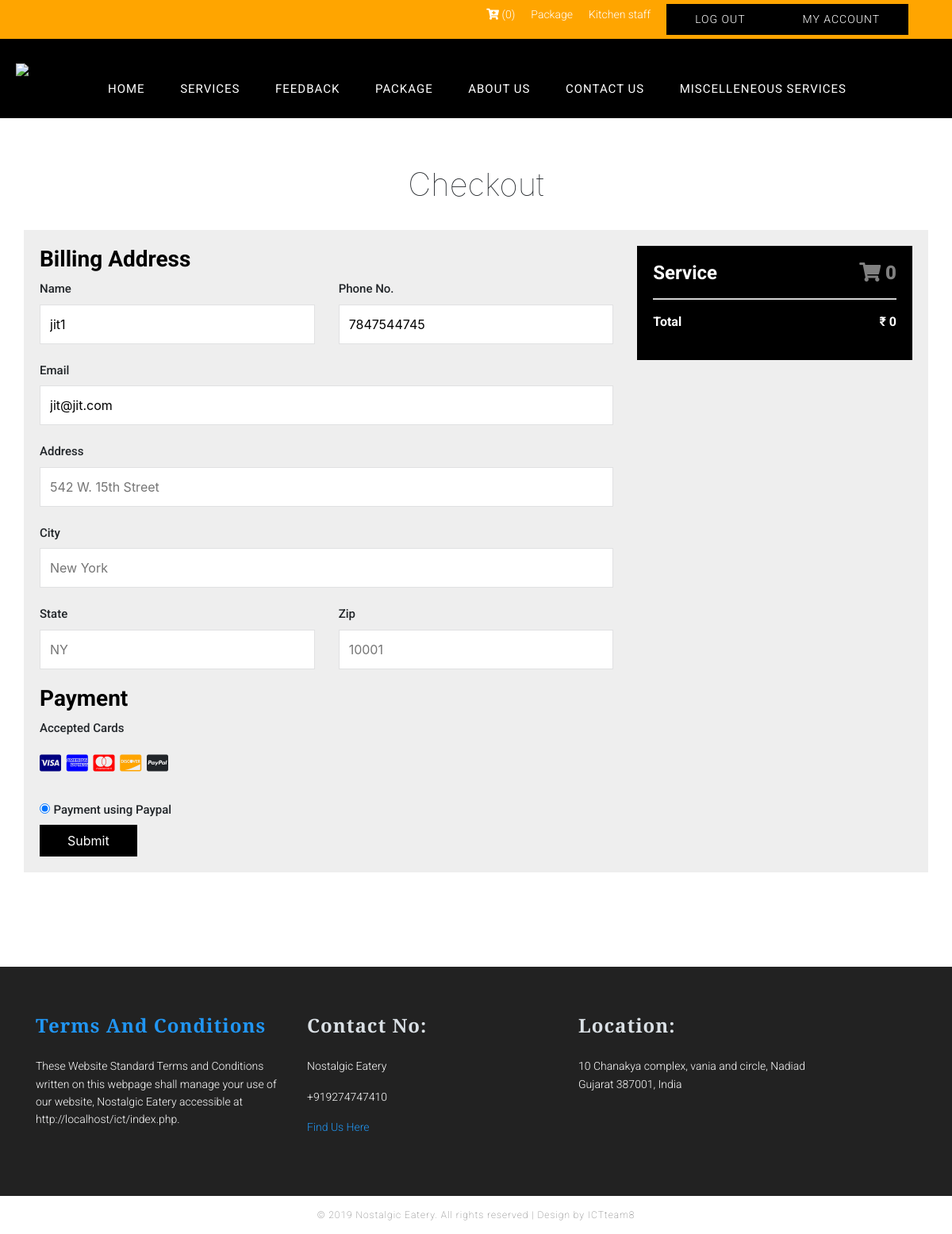
Screenshot of /checkout_service.php (signed in) with the database file from the repository.
### tables this page shows
CREATE TABLE `address` (
  `id` int(11) NOT NULL,
  `user_id` int(10) UNSIGNED DEFAULT NULL,
  `address` varchar(255) DEFAULT NULL,
  `city` varchar(255) DEFAULT NULL,
  `state` varchar(255) DEFAULT NULL,
  `zip_code` varchar(255) DEFAULT NULL
);

CREATE TABLE `user` (
  `id` int(11) NOT NULL,
  `name` varchar(100) NOT NULL,
  `email` varchar(100) NOT NULL,
  `contactno` bigint(10) DEFAULT NULL,
  `dob` date DEFAULT NULL,
  `username` varchar(100) NOT NULL,
  `password` varchar(100) NOT NULL,
  `address` varchar(255) NOT NULL,
  `user_type` enum('users','admin') NOT NULL DEFAULT 'users',
  `created_at` datetime NOT NULL DEFAULT CURRENT_TIMESTAMP
);

### server.php (called while the page is built, shortened)
<?php
$servername = "localhost";
$username = "root";
$password = "";
$db = "ictatjcu_cons2";
$conn = mysqli_connect($servername, $username, $password, $db);
function get_billing_details(){
	global $conn;
	$table = 'user';
	$query = "SELECT u.name, u.email, u.contactno, address.*  FROM " . $table  .' u';
	$query .= " LEFT JOIN address on address.user_id = u.id";
	$query .= " WHERE u.id = ".$_SESSION['id'];
	$query = mysqli_query($conn, $query);
	return  mysqli_fetch_all($query, MYSQLI_ASSOC);
}
function print_purchases_service(){
	global $conn;
	$table = "cart_services";
	$query = "SELECT c.*, s.staff_role, s.id as s_id, s.descriptions, s.price FROM ".$table." c, services s";
	$query .= " WHERE c.sessioni_id = '".session_id()."'";
	$query .= " AND c.item_id = s.id";
	$query .= " ORDER BY c.id DESC";
	$query = mysqli_query($conn, $query);
	return mysqli_fetch_all($query, MYSQLI_ASSOC);
}
?>

### checkout_service.php (the view, shortened to what this page needs)
<?php include('server.php'); ?>
<?php
	$first_name = "";
	$email = "";
	$address = "";
	$city = "";
	$state = "";
	$zip = $phone ="";
	if(!isset($_SESSION['id'])){
		header('location:login.php');
	} else {
		$user_data = get_billing_details();
		$first_name = $user_data[0]['name'];
		$email = $user_data[0]['email'];
		$phone = $user_data[0]['contactno'];
		$address = $user_data[0]['address'];
		$city = $user_data[0]['city'];
		$state = $user_data[0]['state'];
		$zip = $user_data[0]['zip_code'];
	}
?>
<!DOCTYPE html>
<html>
    <head>
        <?php require_once 'include/header_css.php'; ?>
    </head>
    <body>
        <div id="wrapper">
            <?php include("include/nav.inc") ?>
            <section class="full internal-page checkOut section">
                <div class="container">
                    <div class="heading">
                        <h1 class="section-title">Checkout</h1>
                    </div>
						<div class="ffdd" style="width: 100%;float: left;">
					<div class="row">
						<form action="<?php echo ADMIN_ACTION_URL?>?action=purchase_service" method="post">
						<div class="row">
							<div class="col-8">
								<div class="billing_info">
									<h3>Billing Address</h3>
									<div class="row">
										<div class="col-6">
											<label for="first_name">Name</label>
											<input type="text" id="state" name="first_name" value="<?php echo $first_name;?>" placeholder="First Name">
										</div>
										<div class="col-6">
											<label for="phone">Phone No.</label>
											<input type="text" id="phone" value="<?php echo $phone;?>" name="phone" placeholder="Phone No.">
										</div>
									</div>
									<label for="email">Email</label>
									<input type="text" id="email" name="email" placeholder="john@example.com" value="<?php echo $email;?>">
									<label for="adr">Address</label>
									<input type="text" id="adr" value="<?php echo $address;?>" name="address" placeholder="542 W. 15th Street">
									<label for="city">City</label>
									<input type="text" id="city" value="<?php echo $city;?>" name="city" placeholder="New York">
										<div class="row">
											<div class="col-6">
												<label for="state">State</label>
												<input type="text" id="state" value="<?php echo $state;?>" name="state" placeholder="NY">
											</div>
											<div class="col-6">
												<label for="zip">Zip</label>
												<input type="text" id="zip" value="<?php echo $zip;?>" name="zip" placeholder="10001">
											</div>
										</div>
									</div>
									<div class="">
										<h3>Payment</h3>
										<label for="fname">Accepted Cards</label>
										<div class="icon-container">
											<i class="fab fa-cc-visa" style="color:navy;"></i>
											<i class="fab fa-cc-amex" style="color:blue;"></i>
											<i class="fab fa-cc-mastercard" style="color:red;"></i>
											<i class="fab fa-cc-discover" style="color:orange;"></i>
											<i class="fab fa-cc-paypal"></i>
										</div>
										<input type="radio" value="paypal" checked>
										<label for="fname">Payment using Paypal</label>
									</div>
									<div >
								<button type="submit" name="place_order" class="btn btn-info">Submit</button>
								</div>
							</div>
							<div class="col-4">
								<div class="coTotal">
									<?php
										$cart_items = print_purchases_service();
										$cart_count = count($cart_items);
									?>
									<h4>Service <span class="price"><i class="fa fa-shopping-cart"></i>
										<b><?php echo $cart_count;?></b></span>
									</h4>
									<?php $total_price= $total_amt = 0; foreach ($cart_items as $cart) { ?>
									<?php
										$total_price = $cart["price"];
									?>
									<p><a href="item-detail.php?id=<?php echo $cart["item_id"]?>"><?php echo $cart["staff_role"]?></a> <span class="price">₹ <?php echo $cart["price"]?></span></p>
									<p><?php echo $cart["descriptions"]?></p>
									<?php } ?>
									<hr>
									<p class="lastTotal">Total <span class="price" style="color:black"><b>₹  <?php echo $total_price; ?></b></span></p>
								</div>
							</div>
						</div>
						</form>
                    </div>
</div>
                </div>
            </section>
        </div>
        <?php include("include/footer.inc") ?>
    </body>
</html>

### style.css (style rules this page uses)
* { margin:0; padding:0; font-family: verdana; scroll-behavior:smooth; }
body { background:#fff;padding: 0px;margin: 0px; }
.btn { list-style: none; display: inline-block; float:right; }
#wrapper { width: 100%;float: left;margin-top: 0; }
form, .content { width: 30%; margin: 0px auto; padding: 20px; background: #fff; position:relative; margin-bottom:5.2%; }
.container { width: 1170px;margin: 0 auto; }
.heading { width: 100%;float: left;text-align: center;margin-bottom: 25px; }
.section { padding: 60px 0px;width: 100%;float: left; }
body { font-family: $font-default; font-weight: 100; }
h1 { font-weight: 100; }
label { color: $color-label; }
.checkOut .container form { width: 100% !important;float: left;background-color: #eee; }
.checkOut h3 { font-family: "Roboto", sans-serif;font-weight: 700;color: #000; }
.coTotal { width: 100%;float: left;background-color: #000;padding: 20px; }
.coTotal h4 { font-family: "Roboto", sans-serif;font-weight: 700;color: #fff;margin-bottom: 18px; }
.coTotal p .price { color: #fff; font-family: "Roboto", sans-serif; font-weight: 400 }
.lastTotal { font-family: "Roboto", sans-serif;font-weight: 700;color: #fff; }
.lastTotal .price b { font-family: "Roboto", sans-serif;font-weight: 700;color: #fff; }
.btn { border-radius: 0px;background-color: #000;padding: 8px 35px; }
.checkOut .btn { float: left;width: 100%; }
.checkOut .btn { border:0px; }
.coTotal p { color: #fff; }
.checkOut .btn { width: auto; }

### checkout_service.php (style rules this page uses)
input[type=text] { width:100%;margin-bottom:20px;padding:12px;border:1px solid #e0e1e2;border-radius:0 }
label { font-family:Roboto,sans-serif;font-weight:500;font-size:15px }
.icon-container { margin-bottom:20px;padding:7px 0;font-size:24px }
hr { border:1px solid #d3d3d3 }
span.price { float:right;color:grey }

### rows the page displays
address: first_name "jit1", phone "7847544745", email "jit@jit.com"

### other values shown
$cart_count "0"
$total_price "0"
